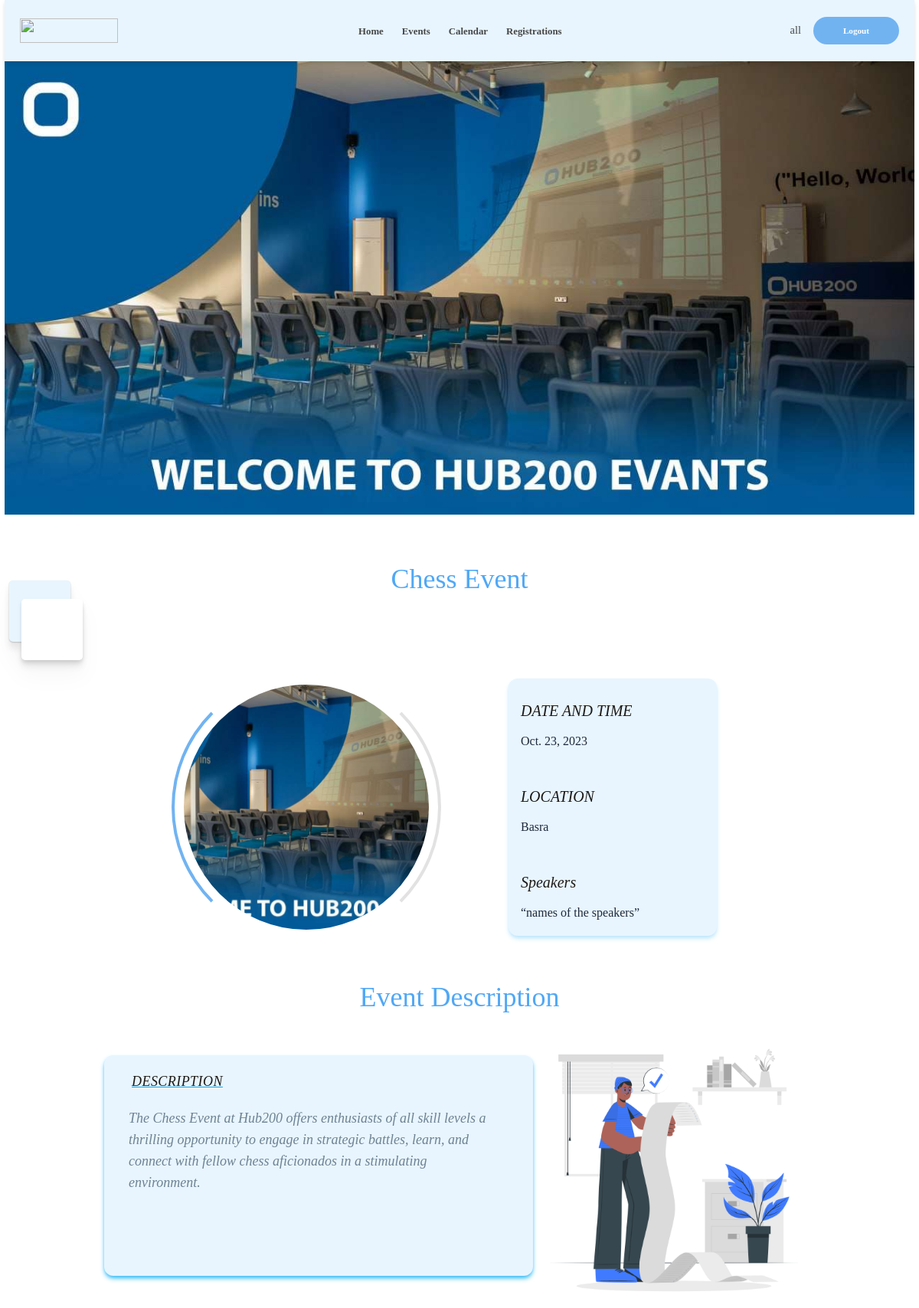
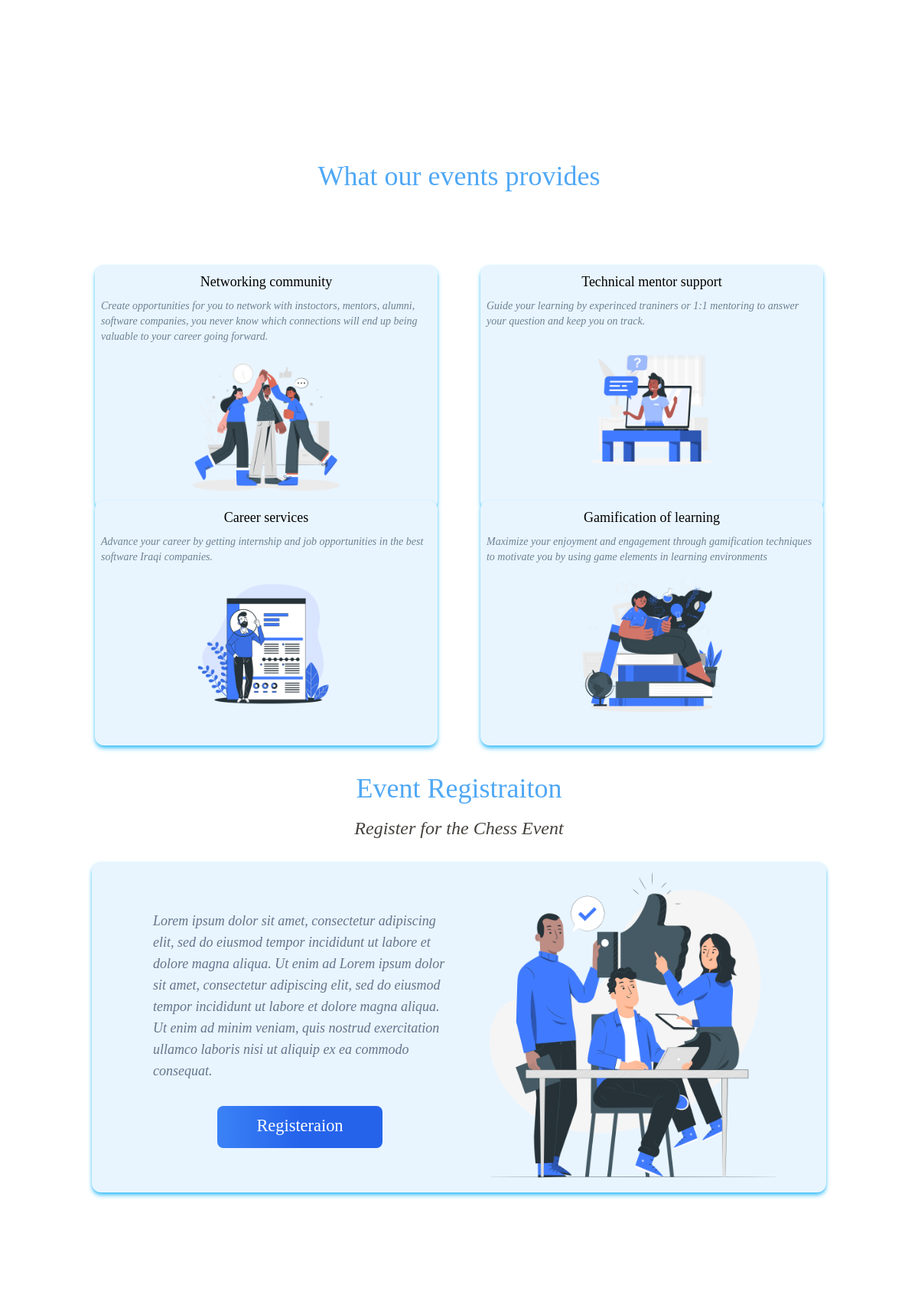
Screenshot of /display_event/2 (signed in, upper part) with the database file from the repository (2 pictures, top to bottom).
### ActivityEvents/models.py (models this page shows, shortened)
class CustomUser(AbstractUser):
    phone_number = models.CharField(max_length=50, blank=True)
    photo = models.ImageField(upload_to='images/', null=True)

class Events(models.Model):
    title = models.CharField(max_length=50)
    description = models.TextField()
    event_date = models.DateField(default=timezone.now().date(),null=True)
    location = models.CharField(max_length=50)
    image = models.ImageField(upload_to='images/',null=True)
    status = models.BooleanField( default=True)

### ActivityEvents/views.py (the view)
# urls.py: path("display_event/<int:event_id>", views.display_event, name="display_event"),
def display_event(request,event_id):
    event = Events.objects.get(id=event_id)
    return render(request,'ActivityEvents/display_event.html',{'event':event})

### ActivityEvents/context_processors.py (called while the page is built)
def navigation_links(request):
    navigation_links = [
        {'text': 'Home', 'href': 'home'},
        {'text': 'Events', 'href': 'events'},
        {'text': 'Calendar', 'href': 'calendar'},
        {'text': 'Registrations', 'href': 'registrations'},
    ]
    return {'navigationlinks': navigation_links}

### ActivityEvents/templates/ActivityEvents/display_event.html (shortened to what this page needs)
{% extends "ActivityEvents/layout.html" %}
{% load static %}
{% block body %}
<section class="relative w-[99%] mx-auto flex flex-col justify-center items-center">
        <section class="xl:h-[30rem] lg:h-[37rem] md:h-[31rem]  w-full">
           <img class="w-full h-full " src="{% static 'ActivityEvents/details_image_page.jpg'%}" alt="">
        </section>
    <h1 class="mt-[4rem]  xl:text-5xl lg:text-4xl md:text-3xl font-medium text-[#50A8F5]">{{event.title}}</h1>
    <section class="pt-3 w-[99%]   xl:h-[28rem] lg:h-[26rem] md:h-[22rem]  flex flex-col justify-center items-center">
        <div class="w-full h-full flex justify-first items-first">
            <div class="xl:w-[5.5rem] xl:h-[5.5rem] lg:w-[5rem] lg:h-[5rem] md:w-[4.5rem] md:h-[4.5rem] bg-[#E8F5FF]  drop-shadow-xl shadow-[#BABDC2] shadow-sm  rounded-[0.3rem]  relative">
                <div class="xl:w-[5.5rem] xl:h-[5rem] lg:w-[5rem] lg:h-[5rem] md:w-[4.5rem] md:h-[4.5rem] bg-white  absolute mt-[1.5rem]  rounded-[0.3rem] left-[1rem] drop-shadow-md  "></div>
            </div>
</div>
        <div class="xl:w-[65rem] xl:h-[30rem] lg:w-[60rem] lg:h-[28rem] md:w-[55rem] md:h-[25rem] flex flex-row justify-center items-center relative ">
            <div class="content xl:w-[29rem] xl:h-[29rem] lg:w-[27rem] lg:h-[27rem] md:w-[25rem] md:h-[25rem] ml-[4rem] ">
                <div class=" xl:w-[22rem] xl:h-[22rem] lg:w-[20rem] lg:h-[20rem] md:w-[17rem] md:h-[17rem]  rounded-full  ">
                    <img class="w-full h-full rounded-full object-cover" src="{% static 'ActivityEvents/details_image_page.jpg'%}" alt="">
                </div>
            </div>
            <div id="post-1" class="xl:w-[19rem] xl:h-[23rem] lg:w-[17rem]  lg:h-[21rem] md:w-[15rem]  md:h-[19rem]   bg-[#E8F5FF] rounded-xl shadow-md overflow-hidden xl:mt-[3rem] lg:mt-[3rem] md:mt-[2.5rem]  shadow-sky-200 ml-[25rem] ">
                  <div class="p-2 ml-2 h-full w-full xl:mt-[2rem] lg:mt-[1rem]">
                    <h1 class="  text-indigo-500  text-stone-900 text-black-900 italic xl:text-2xl lg:text-xl md:text-lg mt-1 font-medium">DATE AND TIME</h1>
                    <p class=" mt-1 text-3g leading-tight text-slate-800 mt-4">{{event.event_date}} </p>
                    <br/>
                    <h1 class="  text-indigo-500  text-stone-900 text-black-900 xl:text-2xl lg:text-xl md:text-lg italic  mt-6 font-medium">LOCATION</h1>
                    <p class=" mt-1 text-3g leading-tight text-slate-800 mt-4">{{event.location}}</p>
                    <br/>
                    <h1 class="  text-indigo-500  text-stone-900 text-black-900 xl:text-2xl lg:text-xl md:text-lg italic  mt-6 font-medium">Speakers</h1>
                    <p class=" mt-1 text-3g leading-tight text-slate-800 mt-4">“names of the speakers”</p>
                  </div>
              </div>
        </div>
    </section>
    <section class="section-2  pt-3 w-[99%] xl:h-[30rem] lg:h-[28rem] md:h-[25rem] mt-[3rem] flex flex-col justify-center items-center ">
        <h1 class="mt-[3rem] mb-[1rem] xl:text-5xl lg:text-4xl md:text-3xl font-medium text-[#50A8F5]">Event Description</h1>
<div class="xl:w-[65rem] xl:h-[25rem] lg:w-[60rem] lg:h-[23rem] flex flex-row justify-center items-center">
        <div id="post-1" class="xl:w-[40rem] xl:h-[20rem] lg:w-[35rem] lg:h-[18rem] md:w-[33rem] md:h-[17.5rem] max-w-md  flex flex-row justify-center items-center bg-[#E8F5FF] rounded-xl shadow-md overflow-hidden md:max-w-2xl  p-3  shadow-sky-400">
                  <div class="p-2 w-full h-full">
                    <h1 class="uppercase tracking-wide text-sm text-indigo-500 text-stone-900 text-black-500 italic xl:text-xl lg:text-lg md:text-lg mb-2 ml-4 underline decoration-solid underline decoration-sky-500">Description</h1>
                    <p class="block mt-1 leading-tight text-[#6E8292] p-3 xl:text-xl lg:text-lg md:text-md mr-3 italic">{{event.description}}</p>
                  </div>
              </div>
<img class="xl:w-[25rem] xl:h-[25rem] lg:w-[23rem] lg:h-[23rem] md:w-[21rem] md:h-[21rem]" src="{% static 'ActivityEvents/Readinglistcuate.png' %}" alt="">
</div>
    </section>
    <section class="pt-3 w-[99%] xl:h-[50rem] lg:h-[45rem] md:h-[40rem] mt-[7rem] mb-[7rem] flex flex-col justify-center items-center">
        <h1 class="mt-[3rem] mb-[1rem] xl:text-5xl lg:text-4xl md:text-3xl font-medium text-[#50A8F5]">What our events provides</h1>
        <div class="xl:w-[65rem] xl:h-[27.5rem] lg:w-[60rem] lg:h-[25.5rem] grid grid-cols-2 grid-rows-2 gap-[3rem] mt-[5rem]">
                      <div class="xl:w-[30rem] xl:h-[21rem] lg:w-[28rem] lg:h-[20rem] md:w-[25rem] md:h-[17rem] max-w-md mx-auto bg-[#E8F5FF] rounded-xl shadow-md overflow-hidden md:max-w-2xl shadow-lg  shadow-sky-400">
                          <div class="p-2 w-full flex flex-col justify-center items-center">
                            <h1 class="xl:text-lg lg:text-lg md:text-md font-medium">Networking community</h1>
                            <p class="mt-2 text-[#6E8292] text-sm text-left italic">Create opportunities for you to network with instoctors, mentors, alumni, software companies, you never know which connections will end up being valuable to your career going forward.</p>
                            <img class="xl:w-[15rem] xl:h-[15rem] lg:w-[13rem] lg:h-[13rem] md:w-[10rem] md:h-[10rem]" src="{% static 'ActivityEvents/Teamspiritcuate.png' %}" alt="">
                          </div>
                      </div>
                      <div class="xl:w-[30rem] xl:h-[21rem] lg:w-[28rem] lg:h-[20rem] md:w-[25rem] md:h-[17rem] max-w-md mx-auto bg-[#E8F5FF] rounded-xl shadow-md overflow-hidden md:max-w-2xl shadow-lg  shadow-sky-400">
                        <div class="p-2 w-full flex flex-col justify-center items-center">
                          <h1 class="xl:text-lg lg:text-lg md:text-md font-medium">Technical mentor support</h1>
                          <p class="mt-2 text-[#6E8292] text-sm text-left italic">Guide your learning by experinced traniners or 1:1 mentoring to answer your question and keep you on track.</p>
                          <img class="xl:w-[15rem] xl:h-[15rem] lg:w-[13rem] lg:h-[13rem] md:w-[10rem] md:h-[10rem]" src="{% static 'ActivityEvents/ActiveSupportrafiki.png' %}" alt="">
                        </div>
                    </div>
                    <div class="xl:w-[30rem] xl:h-[21rem] lg:w-[28rem] lg:h-[20rem] md:w-[25rem] md:h-[17rem] xl:mt-[7rem] lg:mt-[5rem] md:mt-[1rem] max-w-md mx-auto bg-[#E8F5FF] rounded-xl shadow-md overflow-hidden md:max-w-2xl shadow-lg  shadow-sky-400">
                        <div class="p-2 w-full flex flex-col justify-center items-center">
                          <h1 class="xl:text-lg lg:text-lg md:text-md font-medium">Career services</h1>
                          <p class="mt-2 text-[#6E8292] text-sm text-left italic">Advance your career by getting internship and job opportunities in the best software Iraqi companies.</p>
                          <img class="xl:w-[15rem] xl:h-[15rem] lg:w-[13rem] lg:h-[13rem] md:w-[10rem] md:h-[10rem]" src="{% static 'ActivityEvents/Resumebro.png' %}" alt="">
                        </div>
                    </div>
                    <div class="xl:w-[30rem] xl:h-[21rem] lg:w-[28rem] lg:h-[20rem] md:w-[25rem] md:h-[17rem]  xl:mt-[7rem] lg:mt-[5rem] md:mt-[1rem] max-w-md mx-auto bg-[#E8F5FF] rounded-xl shadow-md overflow-hidden md:max-w-2xl shadow-lg  shadow-sky-400">
                        <div class="p-2 w-full flex flex-col justify-center items-center">
                          <h1 class="xl:text-lg lg:text-lg md:text-md font-medium">Gamification of learning</h1>
                          <p class="mt-2 text-[#6E8292] text-sm text-left italic">Maximize your enjoyment and engagement through gamification techniques to motivate you by using game elements in learning environments</p>
                          <img class="xl:w-[15rem] xl:h-[15rem] lg:w-[13rem] lg:h-[13rem] md:w-[10rem] md:h-[10rem]" src="{% static 'ActivityEvents/Knowledgecuate.png' %}" alt="">
                        </div>
                    </div>
        </div>
    </section>
    <section class="pt-3 w-[99%] xl:h-[40rem] lg:h-[35rem] lg:h-[30rem] mt-[5rem] mb-[5rem] flex flex-col justify-center items-center">
        <h1 class=" xl:text-5xl lg:text-4xl md:text-3xl text-[#50A8F5]">Event Registraiton</h1>
        <h1 class=" xl:text-2xl lg:text-2xl md:text-xl  mb-7 italic  text-stone-700 mt-[1rem] ">Register for the {{event.title}}</h1>
      <div class="xl:w-[65rem] xl:h-[30rem] lg:w-[60rem] lg:h-[27rem] md:w-[55rem] md:h-[24rem] flex flex-row justify-center items-center bg-[#E8F5FF] rounded-xl shadow-md mb-3  shadow-sky-400">
          <div class="p-8 xl:w-[30rem] xl:h-[30rem] lg:w-[28rem] lg:h-[28rem] flex flex-col justify-center items-center">
            <p class="mt-2 text-slate-500 xl:text-xl lg:text-lg md:text-md text-left mt-3 italic">Lorem ipsum dolor sit amet, consectetur adipiscing elit, sed do eiusmod tempor incididunt ut labore et dolore magna aliqua. Ut enim ad Lorem ipsum dolor sit amet, consectetur adipiscing elit, sed do eiusmod tempor incididunt ut labore et dolore magna aliqua. Ut enim ad minim veniam, quis nostrud exercitation ullamco laboris nisi ut aliquip ex ea commodo consequat.</p>
            <br/>
            <button type="button" class="text-white bg-gradient-to-r from-blue-500 via-blue-600 to-blue-600 hover:bg-gradient-to-br focus:ring-4 focus:outline-none focus:ring-blue-300 dark:focus:ring-blue-800 font-medium rounded-lg text-sm xl:px-[3.5rem] xl:py-[1rem] lg:px-[3.2rem] lg:py-[1rem] md:px-[2rem] md:py-[0.9rem]  text-center  mb-2 mt-2"><a class="text-[1.4rem]" href="{% url 'registrations' %}">Registeraion</a></button>
          </div>
          <img class="xl:w-[30rem] lg:w-[26rem] xl:w-[24rem] h-full" src="{% static 'ActivityEvents/Goodteampana.png' %}" alt="">
      </div>
    </section>
</section>
{% endblock %}

### ActivityEvents/templates/ActivityEvents/layout.html (shortened to what this page needs)
{% load static %}
<!DOCTYPE html>
<html lang="en">
    <head>
        <link rel="stylesheet" href="{% static 'ActivityEvents/styless.css' %}">
        <link rel="stylesheet" href="https://unpkg.com/leaflet@1.7.1/dist/leaflet.css" />
        <script src="https://cdn.tailwindcss.com"></script>
        <link href="https://vjs.zencdn.net/7.19.2/video-js.css"rel="stylesheet" />
        <link href="https://unpkg.com/@videojs/themes@1/dist/city/index.css" rel="stylesheet">
    </head>
    <body>
        <header class=" fixed top-0 left-0 right-0 mx-auto p-2 px-5 w-[99%] h-[5rem] bg-[#E8F5FF] flex justify-between items-center z-50 drop-shadow-md	">
            <img class="w-[8rem] h-[2rem]" src="{% static 'ActivityEvents/hub200logo.png' %}" />
            <nav class="xl:flex lg:flex md:hidden flex-row justify-center items-center  ml-[3.5rem] ">
                <ul class="flex flex-row justify-center items-center">
                    {% for link in navigationlinks %}
                    <li><a class='text-[0.8rem] mr-[1.5rem] font-semibold' href="{% url link.href %}" >{{link.text}}</a></li>
                    {% endfor %}
            </nav>
            <div class="xl:flex lg:flex md:hidden">
                {% if user.is_authenticated %}
                <div class="flex flex-row justify-center items-center">
                    <h1 class="text-[0.9rem]  ml-[1rem] text-[#464747] font-medium">{{ user.username }}</h1>
                    <button class="w-[7rem] h-[2.2rem] ml-[1rem] text-[0.7rem] text-white bg-[#71B3F1] rounded-[4rem] font-semibold hover:text-[#50A8F5] hover:bg-white"><a href="{% url 'logoutuser' %}">Logout</a></button>
                </div>
                {% else %}
                <div>
                    <button class="w-[7rem] h-[2.2rem] text-[0.65rem] text-white bg-[#71B3F1] rounded-[4rem] font-semibold hover:text-[#50A8F5] hover:bg-white"><a href="{% url 'signin' %}">GetStarted Now</a></button>
                </div>
                {% endif %}
            </div>
        </header>
        <main class="min-h-screen pt-[5rem] box-border scroll-smooth overflow-x-hidden flex flex-col items-center">
            <div id="toastbox" class="z-50"></div>
            {% block body %}
            {% endblock %}
        </main>
    </body>
</html>

### ActivityEvents/static/ActivityEvents/styless.css (style rules this page uses)
body { font-family: "Proxima Nova", "Verdana", "Avenir Next"; }
#toastbox { position: absolute; margin-bottom: 5.5rem; right: 30px; display: flex; align-items: flex-end; flex-direction: column; overflow: hidden; padding: 15px; z-index: 1000; }

### ActivityEvents/templates/ActivityEvents/layout.html (style rules this page uses)
ul li a { color:#464747; }

### ActivityEvents/templates/ActivityEvents/display_event.html (style rules this page uses)
.content { border-radius: 50%; position: absolute; inset: 0; overflow: hidden; display: flex; justify-content: center; align-items: center; }
.content::before { content: ''; position: absolute; inset: 40px; border: 4px solid transparent; border-left: 4px solid #71B3F1; border-right: 4px solid #e2e2e2; border-radius: 50%; animation: animationcontent 5s linear infinite; z-index: 1; pointer-events: none; }

### rows the page displays
CustomUser: username "all"
Events: title "Chess Event", event_date "Oct. 23, 2023", location "Basra", description "The Chess Event at Hub200 offers enthusiasts of all skill levels a thrilling opportunity to engage in strategic battles, learn, and connect with fellow chess aficionados in a stimulating environment."

### other values shown
{{ link.text }} "Home" "Events" "Calendar" "Registrations"
